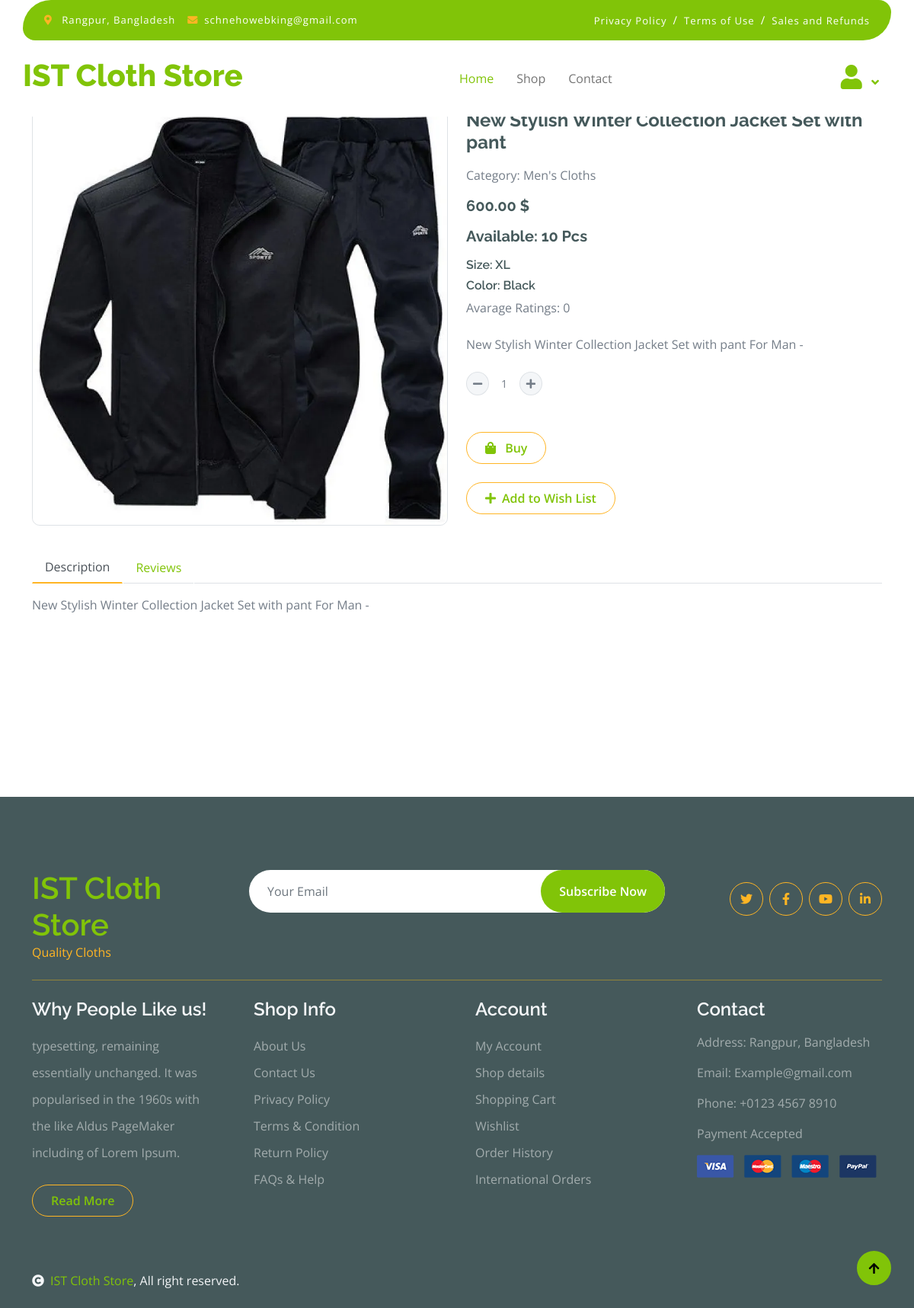
The app's page /shop/details/25/ with its own data.
### products/models.py (models this page shows, shortened)
class Product(models.Model):
    name = models.CharField(max_length=50)
    price = models.DecimalField(max_digits=10, decimal_places=2)
    quantity = models.IntegerField()
    description = models.TextField()
    category = models.ForeignKey(Category, on_delete=models.CASCADE)
    size = models.ForeignKey(Size, on_delete=models.CASCADE)
    color = models.ForeignKey(Color, on_delete=models.CASCADE)
    image = models.ImageField(upload_to="products/media/", blank=True, null=True)

### categories/models.py (models this page shows)
class Category(models.Model):
    name = models.CharField(max_length=100)
    image = models.ImageField(upload_to="categories/media/", blank=True, null=True)
    slug = models.SlugField(max_length=100,unique=True, null=True, blank=True)
    def __str__(self):
        return self.name

class Size(models.Model):
    name = models.CharField(max_length=100)
    slug = models.SlugField(max_length=100,unique=True, null=True, blank=True)
    def __str__(self):
        return self.name

class Color(models.Model):
    name = models.CharField(max_length=100)
    slug = models.SlugField(max_length=100,unique=True, null=True, blank=True)
    def __str__(self):
        return self.name

### products/views.py (the view)
# urls.py: path('details/<int:product_id>/', views.ProductDetailsPageView.as_view(), name="productDetailspage"),
class ProductDetailsPageView(DetailView):
    model = Product
    template_name = './products/product_details.html'
    pk_url_kwarg = 'product_id'
    def get_context_data(self, **kwargs):
        context = super().get_context_data(**kwargs)
        product = self.get_object()
        if self.request.user.is_authenticated:
            user_has_bought_product = Purchase.objects.filter(user=self.request.user, product=product).first()
            can_add_review = user_has_bought_product.user_id == self.request.user.id if user_has_bought_product else False
        else:
            user_has_bought_product = None
            can_add_review = False
        reviews = Review.objects.filter(product=product)
        average_rating = reviews.aggregate(avg_rating=Avg('rating'))['avg_rating'] or 0
        review_form = ReviewForm
        context['reviews'] = reviews
        context['can_add_review'] = can_add_review
        context['review_form'] = review_form
        context['average_rating'] = average_rating
        return context

### products/templates/products/product_details.html (shortened to what this page needs)
{% extends 'base.html' %}
{% block content %}
 <div class="container-fluid py-5 mt-5">
    <div class="container py-5">
        {% include 'messages.html' %}
        <div class="row g-4 mb-5">
            <div class="col-lg-12 col-xl-12">
                <div class="row g-4">
                    <div class="col-lg-6">
                        <div class="border rounded">
                            <a href="#">
                                <img src="{{product.image.url}}" class="img-fluid rounded" alt="Image">
                            </a>
                        </div>
                    </div>
                    <div class="col-lg-6">
                        <h4 class="fw-bold mb-3">{{product.name}}</h4>
                        <p class="mb-3">Category: {{product.category}}</p>
                        <h5 class="fw-bold mb-3">{{product.price}} $</h5>
                        <h5 class="fw-bold mb-3"> Available: {{product.quantity}} Pcs</h5>
                        <h6 class=""> Size: {{product.size}}</h6>
                        <h6 class=""> Color: {{product.color}}</h6>
                        <div class="d-flex mb-4">
                            Avarage Ratings: {{ average_rating }}
                        </div>
                        <p class="mb-4">{{product.description}}</p>
                        <div class="input-group quantity mb-5" style="width: 100px;">
                            <div class="input-group-btn">
                                <button class="btn btn-sm btn-minus rounded-circle bg-light border" >
                                    <i class="fa fa-minus"></i>
                                </button>
                            </div>
                            <input name="quantity" type="text" class="form-control form-control-sm text-center border-0" value="1">
                            <div class="input-group-btn">
                                <button class="btn btn-sm btn-plus rounded-circle bg-light border">
                                    <i class="fa fa-plus"></i>
                                </button>
                            </div>
                        </div>
                        <form action="{% url 'buy_product' product.id %}" method="POST">
                            <button type="submit" class="btn border border-secondary rounded-pill px-4 py-2 mb-4 text-primary"> <i class="fa fa-shopping-bag me-2 text-primary"> </i> Buy</button>
                        </form>
                        <form method="post" action="{% url 'add_to_wishlist' product.id %}">
                            <button type="submit" class="btn border border-secondary rounded-pill px-4 py-2 mb-4 text-primary"><i class="fa fa-plus me-2 text-primary"> </i>Add to Wish List</button>
                        </form>
                    </div>
                    <div class="col-lg-12">
                        <nav>
                            <div class="nav nav-tabs mb-3">
                                <button class="nav-link active border-white border-bottom-0" type="button" role="tab"
                                    id="nav-about-tab" data-bs-toggle="tab" data-bs-target="#nav-about"
                                    aria-controls="nav-about" aria-selected="true">Description</button>
                                <button class="nav-link border-white border-bottom-0" type="button" role="tab"
                                    id="nav-mission-tab" data-bs-toggle="tab" data-bs-target="#nav-mission"
                                    aria-controls="nav-mission" aria-selected="false">Reviews</button>
                            </div>
                        </nav>
                        <div class="tab-content mb-5">
                            <div class="tab-pane active" id="nav-about" role="tabpanel" aria-labelledby="nav-about-tab">
                                <p>{{product.description}}</p>
                            </div>
                        </div>
                    </div>
                </div>
            </div>
        </div>
    </div>
</div>
{% endblock %}

### core/static/css/style.css (style rules this page uses)
.btn { font-weight: 600; transition: .5s; }
.btn.border-secondary { transition: 0.5s; }
.nav.nav-tabs .nav-link.active { border-bottom: 2px solid #FFB524 !important; }

### records on screen
Product: image (picture), name "New Stylish Winter Collection Jacket Set with pant", category "Men's Cloths", price "600.00", quantity "10", size "XL", color "Black", description "New Stylish Winter Collection Jacket Set with pant For Man -"

### other values on screen
{{ average_rating }} "0"
